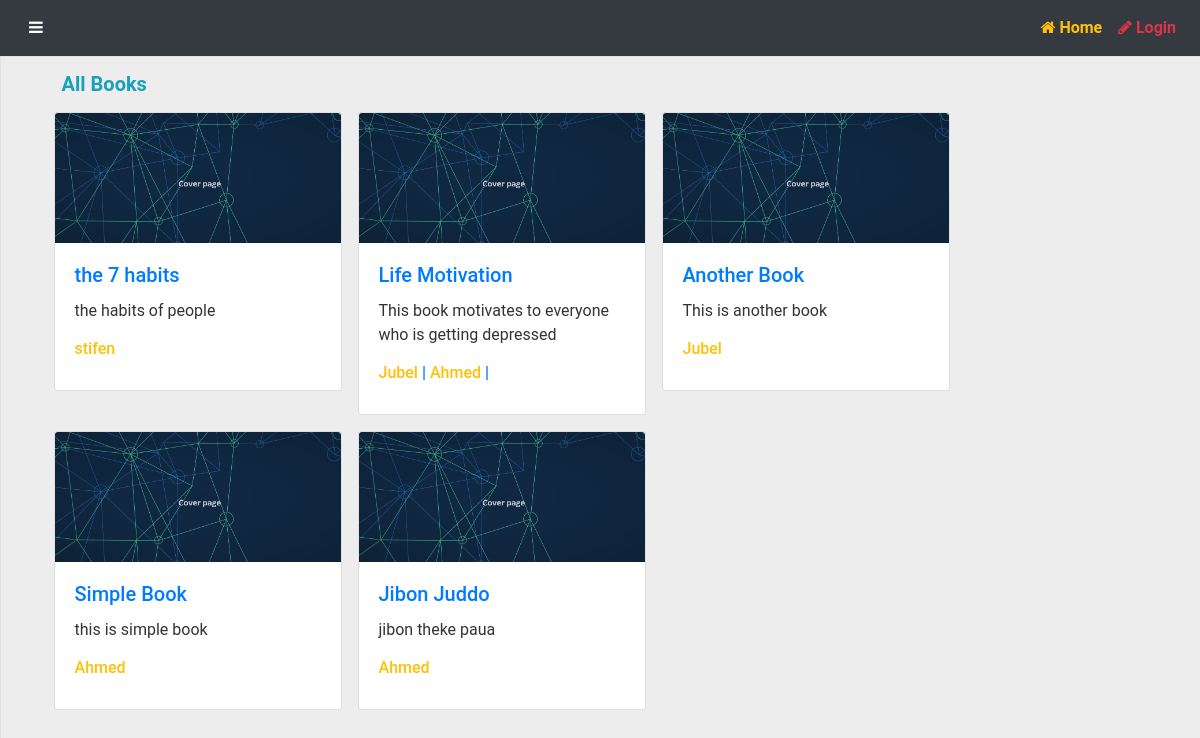
Before: /catalog/books/ with the older database file.
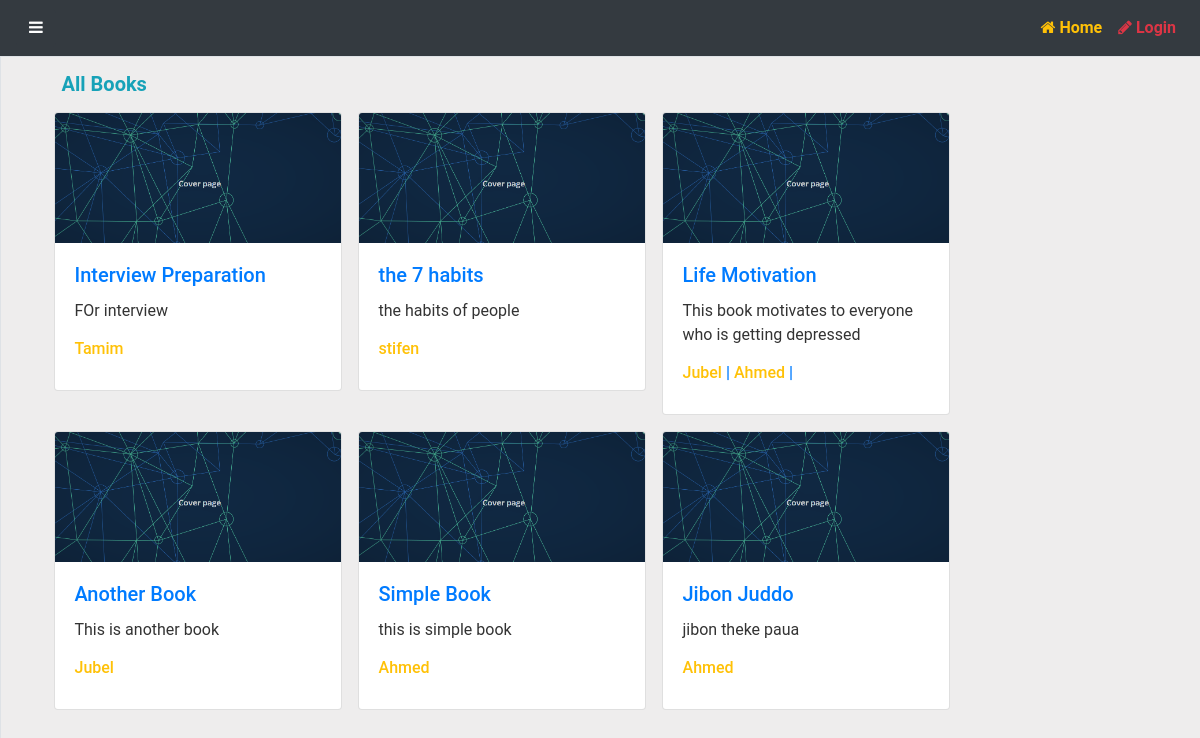
After: the same page with the newer database file.
### catalog/models.py (models this page shows, shortened)
class Book(models.Model):
    title = models.CharField(max_length=200)
    author = models.ManyToManyField('Author')
    language = models.ForeignKey('Language',on_delete=models.SET_NULL,null=True)
    summery = models.TextField(help_text='Enter a brief description of the book')
    isbn = models.CharField('ISBN', max_length=13, help_text='13 Character <a href="https://www.isbn-international.org/content/what-isbn">ISBN number</a>')
    genre = models.ManyToManyField(Genre,help_text='Select a genre for this book')
    book_added_date = models.DateTimeField(auto_now_add=True)
    def get_absolute_url(self):
        return reverse('book-detail',args=[str(self.id)])
    def display_genre(self):
        return ', '.join(genre.name for genre in self.genre.all()[:3])
    display_genre.short_description = 'Genre'
    def show_author(self):
        return ' '.join(author.first_name for author in self.author.all()[:3])
    show_author.short_description = 'Author'

class Author(models.Model):
    first_name = models.CharField(max_length=100)
    last_name = models.CharField(max_length=100)
    date_of_birth = models.DateField(null=True, blank=True)
    date_of_death = models.DateField('Died', null=True, blank=True)
    class Meta:
        ordering=['last_name','first_name']
    def get_absolute_url(self):
        return reverse('author-detail',args=[str(self.id)])

### catalog/views.py (the view)
# urls.py: path('books/',views.BookListView.as_view(),name='books'),
class BookListView(ListView):
    model = Book
    context_object_name = 'my_book_list'
    template_name = 'books/book_list.html'
    paginate_by = 8
    def get_queryset(self):
        return Book.objects.order_by('-book_added_date')[:6]
    def get_context_data(self, **kwargs):
        context = super(BookListView, self).get_context_data(**kwargs)
        context['authors'] = 'This is just some data'
        return context

### catalog/templates/books/book_list.html (shortened to what this page needs)
{% extends 'base_generic.html' %}
{% load static %}
{% block content %}
<div class="container">
    {% if my_book_list %}
    <h5 class="display-6 text-info pl-3 pt-3 "> <strong>All Books</strong> </h5>
<div class="d-flex flex-row flex-wrap mb-4">
    {% for book in my_book_list %}
    <div class="">
        <div class="card m-2 " style="width: 18rem;">
            <img class="card-img-top" src="{% static 'img/book_cover.png' %}" alt="Card image cap">
            <div class="card-body">
                <h5 class="card-title"><a href="{{ book.get_absolute_url }}">{{ book.title }}</a></h5>
                <p class="card-text">{{book.summery}}</p>
                <h6 class="card-title ">
                    {% for author in book.author.all %}
                    <a class="text-warning" href="{{ author.get_absolute_url }}">{{ author.first_name }}
                    {% if book.author.all.count > 1 %}
                    <span class="text-primary">|</span>
                    {% endif %}
                    </a>
                    {% endfor %}
                </a></h6>
            </div>
        </div>
    </div>
    {% endfor %}
</div>
{% else %}
<p class="m-5">There are no books in the library.</p>
{% endif %}
</div>
{% endblock %}

Changed rows visible on the page:
added Book: title "Interview Preparation", summery "FOr interview"
added Author: first_name "Tamim", shown under "Interview Preparation"
